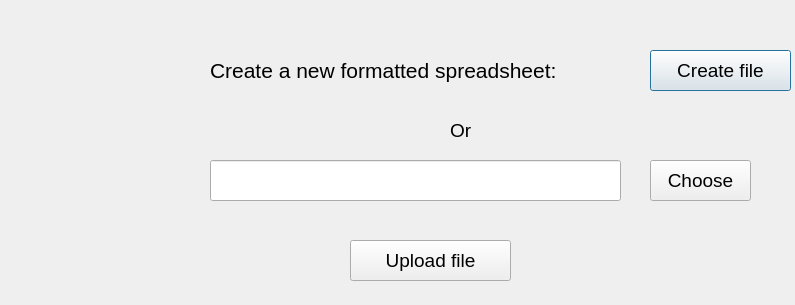
<?xml version="1.0" encoding="UTF-8"?>
<ui version="4.0">
 <class>Dialog</class>
 <widget class="QDialog" name="Dialog">
  <property name="windowModality">
   <enum>Qt::NonModal</enum>
  </property>
  <property name="geometry">
   <rect>
    <x>0</x>
    <y>0</y>
    <width>795</width>
    <height>305</height>
   </rect>
  </property>
  <property name="windowTitle">
   <string>Insert from a file</string>
  </property>
  <property name="windowIcon">
   <iconset>
    <normaloff>Assets/export.png</normaloff>Assets/export.png</iconset>
  </property>
  <property name="toolTipDuration">
   <number>-2</number>
  </property>
  <property name="modal">
   <bool>false</bool>
  </property>
  <widget class="QPushButton" name="pushButton">
   <property name="geometry">
    <rect>
     <x>650</x>
     <y>50</y>
     <width>141</width>
     <height>41</height>
    </rect>
   </property>
   <property name="font">
    <font>
     <family>Segoe UI</family>
     <pointsize>14</pointsize>
    </font>
   </property>
   <property name="text">
    <string>Create file</string>
   </property>
  </widget>
  <widget class="QPushButton" name="pushButton_2">
   <property name="geometry">
    <rect>
     <x>350</x>
     <y>240</y>
     <width>161</width>
     <height>41</height>
    </rect>
   </property>
   <property name="font">
    <font>
     <family>Segoe UI</family>
     <pointsize>14</pointsize>
    </font>
   </property>
   <property name="text">
    <string>Upload file</string>
   </property>
  </widget>
  <widget class="QLineEdit" name="lineEdit">
   <property name="geometry">
    <rect>
     <x>210</x>
     <y>160</y>
     <width>411</width>
     <height>41</height>
    </rect>
   </property>
   <property name="font">
    <font>
     <family>Segoe UI</family>
     <pointsize>12</pointsize>
    </font>
   </property>
  </widget>
  <widget class="QPushButton" name="pushButton_3">
   <property name="geometry">
    <rect>
     <x>650</x>
     <y>160</y>
     <width>101</width>
     <height>41</height>
    </rect>
   </property>
   <property name="font">
    <font>
     <family>Segoe UI</family>
     <pointsize>14</pointsize>
    </font>
   </property>
   <property name="text">
    <string>Choose</string>
   </property>
  </widget>
  <widget class="QLabel" name="label">
   <property name="geometry">
    <rect>
     <x>210</x>
     <y>50</y>
     <width>441</width>
     <height>41</height>
    </rect>
   </property>
   <property name="font">
    <font>
     <family>Segoe UI</family>
     <pointsize>16</pointsize>
     <underline>false</underline>
    </font>
   </property>
   <property name="text">
    <string>Create a new formatted spreadsheet:</string>
   </property>
  </widget>
  <widget class="QLabel" name="label_2">
   <property name="geometry">
    <rect>
     <x>450</x>
     <y>110</y>
     <width>31</width>
     <height>41</height>
    </rect>
   </property>
   <property name="font">
    <font>
     <family>Segoe UI</family>
     <pointsize>14</pointsize>
    </font>
   </property>
   <property name="text">
    <string>Or</string>
   </property>
  </widget>
  <widget class="QLabel" name="label_3">
   <property name="geometry">
    <rect>
     <x>20</x>
     <y>70</y>
     <width>171</width>
     <height>181</height>
    </rect>
   </property>
   <property name="text">
    <string/>
   </property>
  </widget>
 </widget>
 <resources/>
 <connections/>
</ui>
